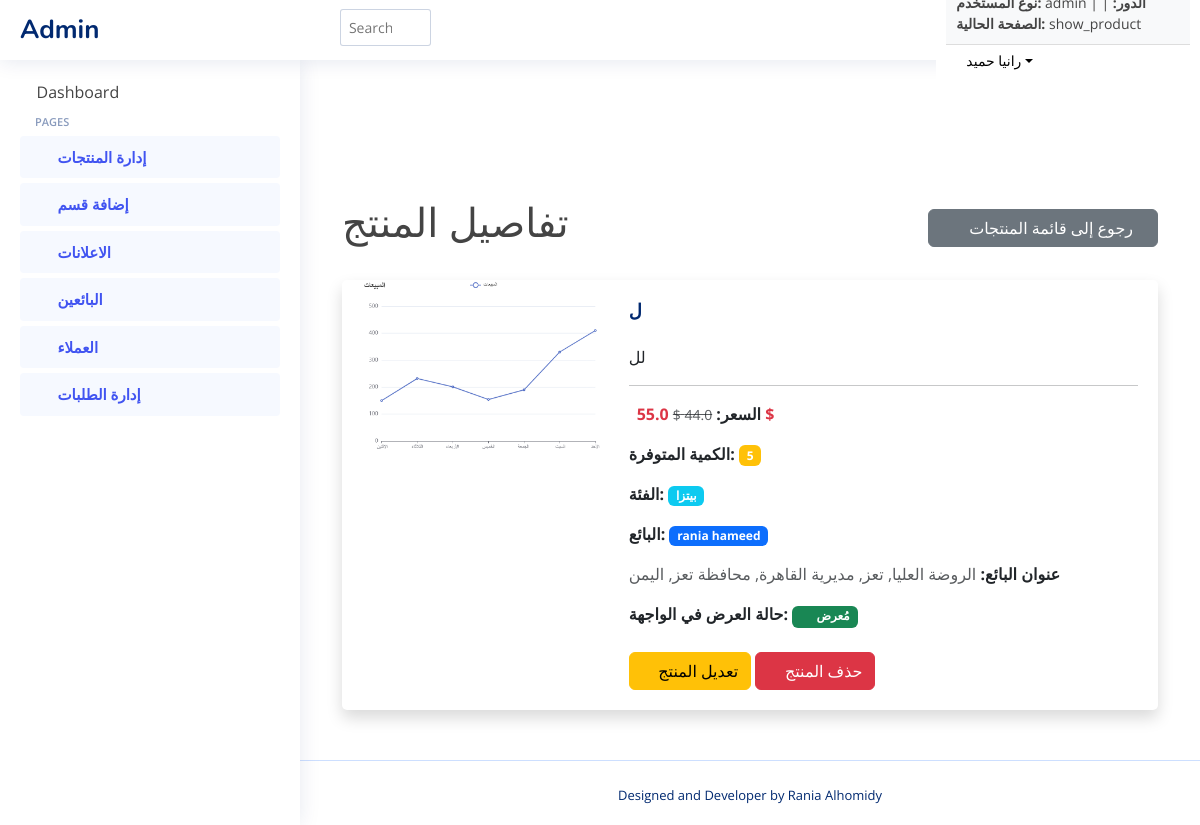
/admin/product_details_admin/19 (signed in), run on the app's committed database.
### tables this page shows
CREATE TABLE product (
    id INTEGER PRIMARY KEY AUTOINCREMENT,
    name VARCHAR(255) NULL,
    image VARCHAR(500),
    description TEXT,
    category_id INTEGER NOT NULL,  -- القسم الفرعي
    seller_id INTEGER NOT NULL,  -- صاحب المنتج
    address_id INTEGER NULL,  -- عنوان صاحب المنتج
    price_id INTEGER,
    stock_id INTEGER,
    featured BOOLEAN DEFAULT 1,
    FOREIGN KEY (category_id) REFERENCES category(id),
    FOREIGN KEY (seller_id) REFERENCES sellers(id),
    FOREIGN KEY (address_id) REFERENCES seller_address(id),
    FOREIGN KEY (price_id) REFERENCES prices(id),
    FOREIGN KEY (stock_id) REFERENCES stock(id)
);

CREATE TABLE prices (
    id INTEGER PRIMARY KEY AUTOINCREMENT,
    product_id INTEGER,
    original_price REAL,
    profit_price REAL
);

CREATE TABLE category (
    id INTEGER PRIMARY KEY AUTOINCREMENT,
    name TEXT  NULL,
    parent_id INTEGER,
    image TEXT, is_active INTEGER DEFAULT 0, view_count INTEGER DEFAULT 0,
    FOREIGN KEY (parent_id) REFERENCES categories (id) ON DELETE SET NULL
);

CREATE TABLE sellers (
        id INTEGER PRIMARY KEY AUTOINCREMENT,
        name TEXT NOT NULL,
        store_name TEXT NOT NULL,
        store_image TEXT,
        address TEXT NOT NULL,  -- تمت إضافته هنا
        commercial_record TEXT,
        id_image TEXT,
        documents TEXT,
        SAddress_id INTEGER NOT NULL,
        num_id INTEGER NOT NULL,
        created_at TIMESTAMP DEFAULT CURRENT_TIMESTAMP,
        FOREIGN KEY (SAddress_id) REFERENCES seller_address(id),
        FOREIGN KEY (num_id) REFERENCES numbers(id)
    );

CREATE TABLE seller_address(
    id INTEGER PRIMARY KEY AUTOINCREMENT,
    latitude REAL,
    longitude REAL,
    address TEXT );

### admin_routes.py (the view)
@admin_bp.route('/product_details_admin/<int:product_id>')
@login_required
@role_required(['super_admin', 'product_and_ads_manager'])
def product_details_admin(product_id):
    conn = get_db_connection()
    product = conn.execute('''
        SELECT
            p.id, p.name, p.image, p.description,
            pr.original_price, pr.profit_price,
            COALESCE(s.quantity, 0) AS quantity, c.name AS category,
            c.id AS category_id, sllr.name AS seller,
            sllr.id AS seller_id, sa.address AS address,
            p.featured
        FROM product p
        LEFT JOIN prices pr ON p.price_id = pr.id
        LEFT JOIN stock s ON p.stock_id = s.id
        LEFT JOIN category c ON p.category_id = c.id
        LEFT JOIN sellers sllr ON p.seller_id = sllr.id
        LEFT JOIN seller_address sa ON sllr.SAddress_id = sa.id
        WHERE p.id = ?
    ''', (product_id,)).fetchone()
    conn.close()
    if product is None:
        flash("المنتج غير موجود", "danger")
        return redirect(url_for('admin.show_product'))
    return render_template('admin/product_details_admin.html', product=product, current_page='show_product', user_type='admin')

### admin_routes.py (called while the page is built)
def login_required(f):
    @wraps(f)
    def decorated_function(*args, **kwargs):
        if 'admin_role' not in session:
            flash('الرجاء تسجيل الدخول أولا.', 'danger')
            return redirect(url_for('auth.admin_login'))
        return f(*args, **kwargs)
    return decorated_function

def role_required(allowed_roles):
    def decorator(f):
        @wraps(f)
        def decorated_function(*args, **kwargs):
            if session.get('admin_role') not in allowed_roles:
                abort(403)
            return f(*args, **kwargs)
        return decorated_function
    return decorator

def get_db_connection():
    conn = sqlite3.connect('database/Eshop.db')
    conn.row_factory = sqlite3.Row
    return conn

### app.py (called while the page is built, shortened)
def get_db_connection():
    conn = sqlite3.connect('database/Eshop.db') # أو sqlite3.connect(app.config['DATABASE'])
    conn.row_factory = sqlite3.Row
    return conn

@app.context_processor
def inject_categories():
    conn = get_db_connection()
    cursor = conn.cursor()
    try:
        cursor.execute("""
            SELECT id, name, parent_id, image
            FROM category
            WHERE parent_id IS NULL
            ORDER BY name
        """)
        main_categories = cursor.fetchall()
        cursor.execute("SELECT id, name, parent_id, image FROM category ORDER BY name")
        all_categories = cursor.fetchall()
        return {
            'main_categories': main_categories,
            'all_categories': all_categories
        }
    finally:
        conn.close()

@app.context_processor
def inject_sellers():
    conn = get_db_connection()
    sellers = conn.execute('SELECT id, store_name FROM sellers').fetchall()
    conn.close()
    return dict(sellers=sellers)

@app.context_processor
def inject_user_data_and_cart_count():
    user_id = request.cookies.get('user_auth') # كوكي يدل على أن المستخدم مسجل دخول
    current_user_name = None
    total_items_in_cart = 0
    return dict(
        user_name=current_user_name, # اسم المستخدم (أو None)
        logged_in=bool(user_id), # True إذا كان user_id موجوداً (أي مسجل دخول)
        total_items_count=total_items_in_cart # العدد الكلي للمنتجات في السلة
    )

### templates/admin/product_details_admin.html
{% include 'admin/header.html' %}
<main id="main" class="main">
    <div class="container mt-5">
        <div class="d-flex justify-content-between align-items-center mb-4">
            <h1 class="text-center">تفاصيل المنتج</h1>
            <a href="{{ url_for('admin.show_product') }}" class="btn btn-secondary ps-4 pe-4">
                <i class="bi bi-arrow-left"></i> رجوع إلى قائمة المنتجات
            </a>
        </div>
        <div class="card shadow">
            <div class="card-body">
                <div class="row">
                    <div class="col-md-4">
                        {% if product.image %}
                            {% set image_path_no_static = product.image.replace('static/', '', 1) %}
                            <img src="{{ url_for('static', filename=image_path_no_static) }}" alt="صورة {{ product.name }}" class="img-fluid rounded">
                        {% else %}
                            <img src="{{ url_for('static', filename='static/uploads/products/default_seller.jpg') }}" alt="لا توجد صورة" class="img-fluid rounded">
                        {% endif %}
                    </div>
                    <div class="col-md-8">
                        <h2 class="card-title fw-bold">{{ product.name }}</h2>
                        <p class="card-text">{{ product.description }}</p>
                        <hr>
                        <p class="card-text">
                            <strong>السعر:</strong>
                            <span class="text-decoration-line-through text-muted small">{{ product.original_price }} $</span>
                            <strong class="text-danger ms-2">{{ product.profit_price }} $</strong>
                        </p>
                        <p class="card-text">
                            <strong>الكمية المتوفرة:</strong>
                            {% if product.quantity > 10 %}
                                <span class="badge bg-success">{{ product.quantity }}</span>
                            {% elif product.quantity > 0 %}
                                <span class="badge bg-warning">{{ product.quantity }}</span>
                            {% else %}
                                <span class="badge bg-danger">غير متوفر</span>
                            {% endif %}
                        </p>
                        <p class="card-text">
                            <strong>الفئة:</strong>
                            <a href="{{ url_for('admin.edit_category', category_id=product.category_id) }}" title="تعديل الفئة">
                                <span class="badge bg-info">{{ product.category }}</span>
                            </a>
                        </p>
                        <p class="card-text">
                            <strong>البائع:</strong>
                            <a href="{{ url_for('admin.edit_seller', seller_id=product.seller_id) }}" title="تعديل البائع">
                                <span class="badge bg-primary">{{ product.seller }}</span>
                            </a>
                        </p>
                        <p class="card-text">
                            <strong>عنوان البائع:</strong>
                            <span class="text-muted">{{ product.address }}</span>
                        </p>
                        <p class="card-text">
                            <strong>حالة العرض في الواجهة:</strong>
                            {% if product.featured %}
                                <span class="badge bg-success"><i class="bi bi-check-circle me-1"></i> مُعرض</span>
                            {% else %}
                                <span class="badge bg-secondary"><i class="bi bi-x-circle me-1"></i> مخفي</span>
                            {% endif %}
                        </p>
                        <div class="mt-4">
                            <a href="{{ url_for('admin.edit_product', product_id=product.id) }}" class="btn btn-warning"><i class="bi bi-pencil"></i> تعديل المنتج</a>
                            <form action="{{ url_for('admin.delete_product', product_id=product.id) }}" method="POST" class="d-inline">
                                <button type="submit" class="btn btn-danger" onclick="return confirm('هل أنت متأكد من الحذف؟');"><i class="bi bi-trash"></i> حذف المنتج</button>
                            </form>
                        </div>
                    </div>
                </div>
            </div>
        </div>
    </div>
</main>
{% include 'admin/footer.html' %}

### static/css/index.css (style rules this page uses)
:root { scroll-behavior: smooth; }
body { font-family: "Open Sans", sans-serif; background: #ffffff; color: #444444; }
a { color: #000; text-decoration: none; }
h1, h2, h3, h4, h5, h6 { font-family: "Nunito", sans-serif; }
#main { margin-top: 60px; padding: 20px 30px; transition: all 0.3s; }
.card { margin-bottom: 30px; border: none; border-radius: 5px; box-shadow: 0px 0 30px rgba(1, 41, 112, 0.1); }
.card-title { padding: 20px 0 15px 0; font-size: 18px; font-weight: 500; color: #012970; font-family: "Poppins", sans-serif; }
.card-body { padding: 0 20px 20px 20px; }
@media (min-width: 1200px) { #main, #footer { margin-left: 300px; } }
a { color: #fff; }

### data on the page
product: name "ل", description "لل"
prices: original_price "44.0", profit_price "55.0"
category: category "بيتزا"
sellers: seller "rania hameed"
seller_address: address "الروضة العليا, تعز, مديرية القاهرة, محافظة تعز, اليمن"

### other printed values
{{ current_page }} "show_product"
{{ session['admin_username'] }} "رانيا حميد"
{{ product.quantity }} "5"
